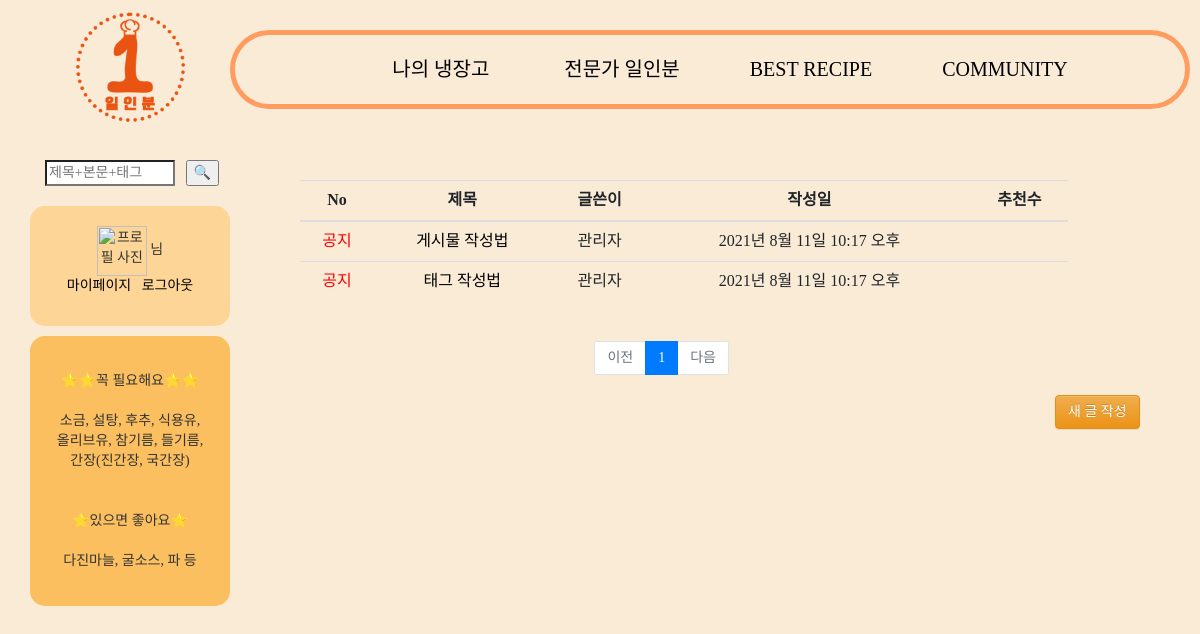
/community/list/ (signed in), run on an earlier commit of the app's database.
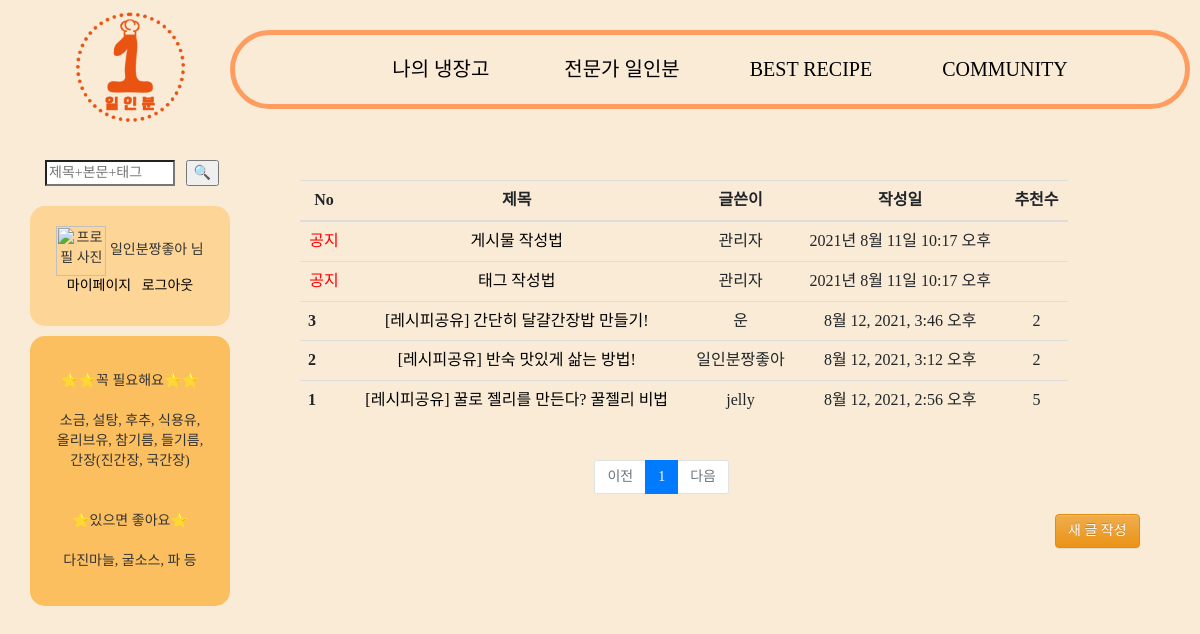
And on a later commit of the database.
### accounts/models.py (models this page shows)
class CustomerUser(AbstractUser):
    POSITION = (
        ('일반', '일반'),
        ('사업자', '사업자'),
    )
    position = models.CharField(verbose_name='등급', max_length=1000, choices=POSITION)
    upload = CloudinaryField('uploads',blank=True,null=True)
    profile = CloudinaryField('images/',default='default_susbwu.JPG',blank=True,null=False)
    nickname = models.CharField(max_length=100)
    email = models.EmailField()
    def __str__(self):
        return self.nickname

### community/models.py (models this page shows, shortened)
class Post(models.Model):
    category_select = (
        ('일상공유','일상공유'),
        ('레시피공유', '레시피공유'),
    )
    writer = models.ForeignKey(CustomerUser, related_name="community", on_delete=models.CASCADE, verbose_name="작성자", null=True)
    title = models.CharField(max_length=100)
    content = models.TextField()
    category = models.CharField(max_length=30, choices=category_select, default='일상공유', null=True)
    pub_date = models.DateTimeField(auto_now_add=True, verbose_name="글작성일", null=True)
    like = models.ManyToManyField(CustomerUser, related_name='likes', blank=True)
    slug = models.SlugField('Slug', unique=False, allow_unicode=True, help_text='dashed words for title alias', null=True)
    tag = TagField()
    top_fixed = models.BooleanField(verbose_name='상단고정', default=False)

### community/views.py (the view)
# urls.py: path('list/', views.list, name='list'),
def list(request):
    posts = Post.objects.order_by('-pub_date')
    notice_fixed = Post.objects.filter(top_fixed=True).order_by('-pub_date')
    page = request.GET.get('page','1')
    paginator = Paginator(posts, 10)
    page_obj = paginator.page(page)
    return render(request, 'list.html', {'posts': page_obj})

### community/templatetags/indexfilter.py (called while the page is built)
@register.filter
def sub(value, arg):
    return value - arg

### community/templates/list.html (shortened to what this page needs)
{% extends 'base.html' %}
{% load bootstrap4 %}
{% load static %}
{% block content %}
{% load indexfilter %}
<head>
</head>
<body>
    <div class="col-md-11">
        <div id="table1" class="row mt-5">
            <div class="col-12">
                <table class="table table-hover" style="text-align: center;">
                    <tr>
                    <th style="text-align: center;">No</th>
                    <th style="text-align: center;">제목</th>
                    <th style="text-align: center;">글쓴이</th>
                    <th style="text-align: center;">작성일</th>
                    <th style="text-align: center;">추천수</th>
                    </tr>
                <tbody>
                    <tr>
                        <td><font color="red">공지</font></td>
                        <td><a href="{% url 'notice1' %}">게시물 작성법</a></td>
                        <td>관리자</td>
                        <td>2021년 8월 11일 10:17 오후</td>
                        <td></td>
                    </tr>
                    <tr>
                        <td><font color="red">공지</font></td>
                        <td><a href="{% url 'notice2' %}">태그 작성법</a></td>
                        <td>관리자</td>
                        <td>2021년 8월 11일 10:17 오후</td>
                        <td></td>
                    </tr>
                    {% for post in posts %}
                    <tr>
                        <th scope="row">{{ posts.paginator.count|sub:posts.start_index|sub:forloop.counter0|add:1 }}</th>
                    {% if user.is_authenticated %}
                    <td><a href="{% url 'postshow' post.id %}">[{{ post.category }}] {{post.title}}</a></td>
                    {% else %}
                    <td><a href=""onclick = "return alert('로그인 후 열람 가능합니다.')">[{{ post.category }}] {{post.title}}</a></td>
                    {% endif %}
                    <td>{{ post.writer }}</td>
                    <td>{{ post.pub_date }}</td>
                    <td>{{ post.like.all.count }}</td>
                    </tr>
                    {% endfor %}
                </tbody>
                </table>
                </div>
            </div>
            <div class="page">
                <ul class="pagination justify-content-center">
                  {% if posts.has_previous %}
                  <li class="page-item">
                      <a class="page-link" href="?page={{ posts.previous_page_number }}">이전</a>
                  </li>
                  {% else %}
                  <li class="page-item disabled">
                      <a class="page-link" tabindex="-1" aria-disabled="true" href="#">이전</a>
                  </li>
                  {% endif %}
                  {% for page_number in posts.paginator.page_range %}
                      {% if page_number == posts.number %}
                      <li class="page-item active" aria-current="page">
                          <a class="page-link" href="?page={{ page_number }}">{{ page_number }}</a>
                      </li>
                      {% else %}
                      <li class="page-item">
                          <a class="page-link" href="?page={{ page_number }}">{{ page_number }}</a>
                      </li>
                      {% endif %}
                  {% endfor %}
                  {% if posts.has_next %}
                  <li class="page-item">
                      <a class="page-link" href="?page={{ posts.next_page_number }}">다음</a>
                  </li>
                  {% else %}
                  <li class="page-item disabled">
                      <a class="page-link" tabindex="-1" aria-disabled="true" href="#">다음</a>
                  </li>
                  {% endif %}
    </div>
    <div id="new">
    {% if user.is_authenticated %}
        <a class="new" href="{% url 'postcreate' %}"><button type="button" class="btn btn-warning">새 글 작성</button></a>
        {% endif %}
    </div>
</body>
{% endblock %}

### oneportion/templates/base.html (shortened to what this page needs)
{% load bootstrap4 %}
{% bootstrap_css %}
{% load static %}
<head>
<link rel="stylesheet" href="https://maxcdn.bootstrapcdn.com/bootstrap/3.3.2/css/bootstrap.min.css">
<link rel="stylesheet" href="https://maxcdn.bootstrapcdn.com/bootstrap/3.3.2/css/bootstrap-theme.min.css">
</head>
<body style="background-color: antiquewhite;">
<div class="container">
  <div class="row">
      <div class="col-md-2 logo">
        <a href="{% url 'main' %}"><img src = "{% static 'logoplus.png' %}" width = "110px" alt="로고"></a>
      </div>
      <div id="bar" class="col-md-10">
        <nav>
          <ul>
            <li class="nav-item">
                <a class="nav-link" href="{% url 'myfridge' %}">나의 냉장고 &nbsp;&nbsp;&nbsp;&nbsp;&nbsp;&nbsp;&nbsp;&nbsp;&nbsp;&nbsp;</a>
              </li>
            <li class="nav-item">
              <a class="nav-link" href="{% url 'expert_list' %}">전문가 일인분&nbsp;&nbsp;&nbsp;&nbsp;&nbsp;&nbsp;&nbsp;&nbsp;&nbsp;&nbsp;</a>
            </li>
            <li class="nav-item">
              <a class="nav-link" href="{% url 'likelist' %}">BEST RECIPE&nbsp;&nbsp;&nbsp;&nbsp;&nbsp;&nbsp;&nbsp;&nbsp;&nbsp;&nbsp;</a>
            </li>
            <li class="nav-item">
                <a class="nav-link" href="{% url 'list' %}">COMMUNITY</a>
            </li>
          </ul>
      </nav>
      </div>
      <div id="search" class="col-md-2">
        <div>
        <form action = "{% url 'result' %}" method = "get">
          <input id="searchtext" type = "search" placeholder="제목+본문+태그" style="font-family:'굴림';" name = "query">&nbsp;&nbsp;&nbsp;
          <input id = "searchbutton" type = "submit" name="" value="🔍">
        </form>
      </div>
      <div id="my">
        {% if user.is_authenticated %}
          <img width="50px" height="50px" alt="프로필 사진" src = "{{ user.profile.url }}">
          {{ user.nickname }} 님<br>
            <a href="{% url 'mypage' %}">마이페이지</a>&nbsp;&nbsp;
            <a href="{% url 'logout' %}">로그아웃</a>
        {% else %}
            <br>
          <a href="{% url 'login' %}">로그인</a>&nbsp;&nbsp;
          <a href="{% url 'signup' %}">회원가입</a>
        {% endif %}
      </div>
      <div id="usual" >
      ⭐⭐꼭 필요해요⭐⭐ <br><br>
      소금, 설탕, 후추, 식용유,<br>올리브유, 참기름, 들기름,<br>간장(진간장, 국간장)<br><br><br>
      ⭐있으면 좋아요⭐<br><br>
      다진마늘, 굴소스, 파 등
      </div>
</div>
<div class="container col-md-10 page0">
  {% block content %}
  {% endblock %}
</div>
</body>

### oneportion/templates/base.html (style rules this page uses)
body { font-family: 'Noto Sans KR'; width: 100%; }
a:link { color: black; text-decoration: none; }
#bar { border:solid; border-color:rgb(258, 157, 97); border-radius:50px; border-width:5px; position:absolute; top:10px; left: 230px; display: flex; align-items: center; flex-direction: row; justify-content: center; margin-top:20px; margin-bottom: 20px; width: 80%; min-width: 78%; max-width: 80%; }
#bar ul { margin: 0; display:flex; flex-flow:row nowrap; justify-content:space-evenly; padding-left:40px; padding-top:15px; padding-bottom: 15px; font-size: 15pt; }
#bar li { list-style-type: none; }
#my { text-align:center; background-color:rgb(253, 213, 150); border-radius:15px; width:200px; height:120px; margin-top: 20px; margin-left:-15px; padding-top:20px; }
#usual { text-align:center; background-color:rgb(251, 191, 95); border-radius:15px; width:200px; height:270px; display: flex; align-items: center; flex-direction: row; justify-content: center; margin-top: 10px; margin-left:-15px; }
#search { position:absolute; top:160px; left:30px; }
#searchbutton { position: absolute; }
#searchtext { width:130px; }
.logo { position: absolute; left: 60; }
.page0 { position: relative; top: 150px; left: 100px; min-width: 80%; }

### community/templates/list.html (style rules this page uses)
#table1 { margin-left:30px; margin-top:30px; }
.page { text-align: center; }
.new { margin-left:800px; }

What changed in the data, as far as the page shows it:
now on this page (row edited): CustomerUser: nickname "일인분짱좋아"
added Post: paginator.count|sub "3", category "레시피공유", title "간단히 달걀간장밥 만들기!", writer "운", pub_date "8월 12, 2021, 3:46 오후", like.all.count "2"
added Post: paginator.count|sub "2", category "레시피공유", title "반숙 맛있게 삶는 방법!", writer "일인분짱좋아", pub_date "8월 12, 2021, 3:12 오후", like.all.count "2"
added Post: paginator.count|sub "1", category "레시피공유", title "꿀로 젤리를 만든다? 꿀젤리 비법", writer "jelly", pub_date "8월 12, 2021, 2:56 오후", like.all.count "5"
